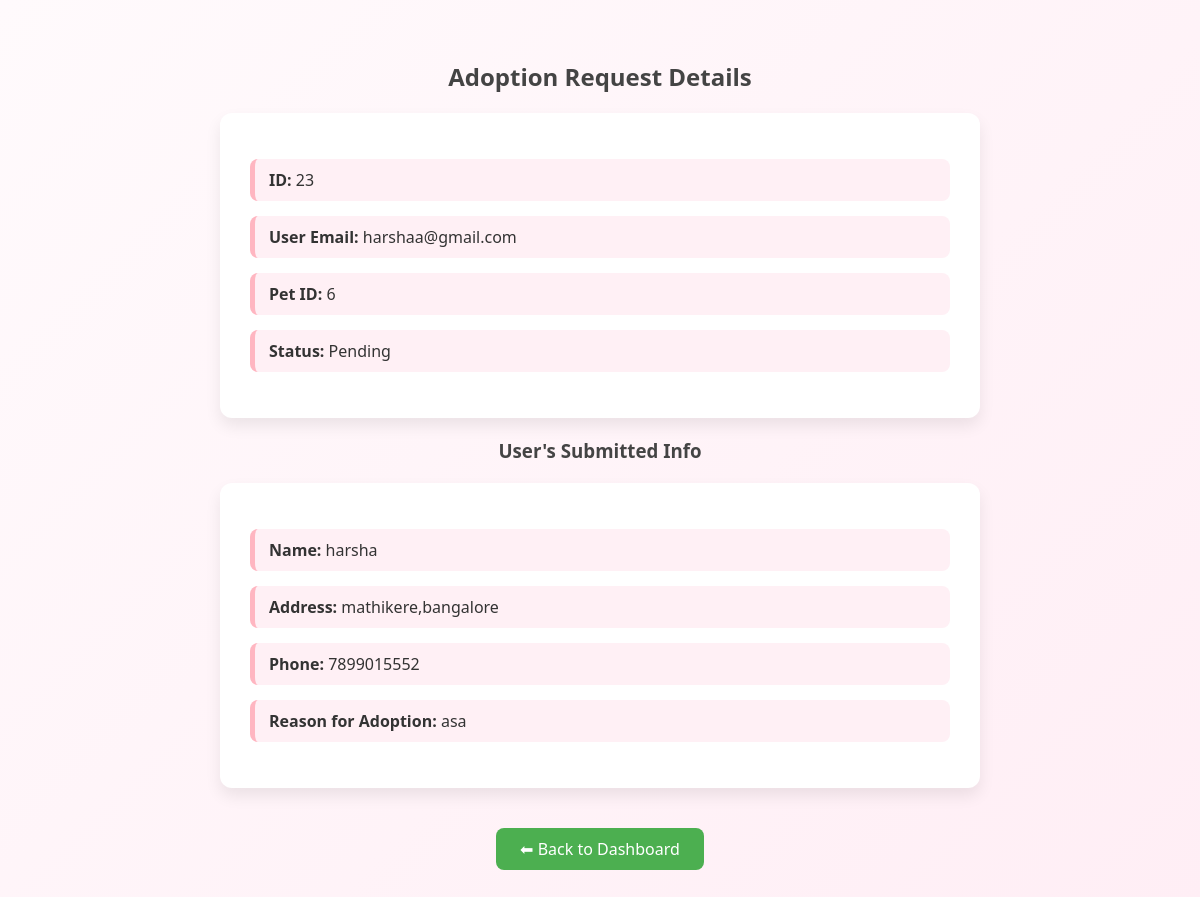
Page /view_adoption_request/23 on the committed database.
### tables this page shows
CREATE TABLE adoption_requests (
    id INTEGER PRIMARY KEY AUTOINCREMENT,
    user_email TEXT NOT NULL,
    pet_id INTEGER NOT NULL,
    status TEXT DEFAULT 'Pending',
    FOREIGN KEY(pet_id) REFERENCES pets(id)
);

CREATE TABLE adoption_form_details (
    id INTEGER PRIMARY KEY AUTOINCREMENT,
    user_email TEXT NOT NULL,
    pet_id INTEGER NOT NULL,
    name TEXT,
    address TEXT,
    phone TEXT,
    reason TEXT
);

### app.py (the view)
@app.route('/view_adoption_request/<int:request_id>')
def view_adoption_request(request_id):
    conn = sqlite3.connect('instance/user.db')
    conn.row_factory = sqlite3.Row
    cursor = conn.cursor()
    cursor.execute("SELECT * FROM adoption_requests WHERE id = ?", (request_id,))
    request_data = cursor.fetchone()
    if not request_data:
        conn.close()
        return "Request not found", 404
    cursor.execute("""
        SELECT * FROM adoption_form_details
        WHERE user_email = ? AND pet_id = ?
    """, (request_data["user_email"], request_data["pet_id"]))
    form_data = cursor.fetchone()
    conn.close()
    return render_template('view_adoption_request.html', request_data=request_data, form_data=form_data)

### templates/view_adoption_request.html (shortened to what this page needs)
<!DOCTYPE html>
<html lang="en">
<head>
</head>
<body>
    <h2>Adoption Request Details</h2>
    <div class="details-card">
        <ul>
            <li><strong>ID:</strong> {{ request_data.id }}</li>
            <li><strong>User Email:</strong> {{ request_data.user_email }}</li>
            <li><strong>Pet ID:</strong> {{ request_data.pet_id }}</li>
            <li><strong>Status:</strong> {{ request_data.status }}</li>
        </ul>
    </div>
    {% if form_data %}
        <h3>User's Submitted Info</h3>
        <div class="details-card">
            <ul>
                <li><strong>Name:</strong> {{ form_data.name }}</li>
                <li><strong>Address:</strong> {{ form_data.address }}</li>
                <li><strong>Phone:</strong> {{ form_data.phone }}</li>
                <li><strong>Reason for Adoption:</strong> {{ form_data.reason }}</li>
            </ul>
        </div>
    {% else %}
        <p><em>No additional form details found.</em></p>
    {% endif %}
    <a href="{{ url_for('admin_dashboard') }}" class="back-btn">⬅ Back to Dashboard</a>
</body>
</html>

### templates/view_adoption_request.html (style rules this page uses)
body { font-family: 'Segoe UI', sans-serif; background: linear-gradient(135deg, #fffafc, #ffeef5); margin: 0; padding: 40px 20px; color: #333; }
h2, h3 { text-align: center; color: #444; margin-bottom: 20px; }
.details-card { width: 70%; max-width: 700px; margin: 20px auto; background-color: #ffffff; border-radius: 12px; box-shadow: 0 8px 16px rgba(0, 0, 0, 0.08); padding: 30px; }
ul { list-style: none; padding: 0; }
ul li { font-size: 16px; margin-bottom: 15px; padding: 10px 14px; background-color: #fff0f5; border-left: 5px solid #ffb6c1; border-radius: 8px; }
strong { color: #333; }
.back-btn { display: block; width: fit-content; margin: 40px auto 0; padding: 10px 24px; background-color: #4CAF50; color: white; border: none; border-radius: 8px; text-decoration: none; font-size: 16px; transition: background-color 0.3s ease; }

### rows in the picture
adoption_requests: id "23", user_email "harshaa@gmail.com", pet_id "6", status "Pending"
adoption_form_details: name "harsha", address "mathikere,bangalore", phone "7899015552", reason "asa"
